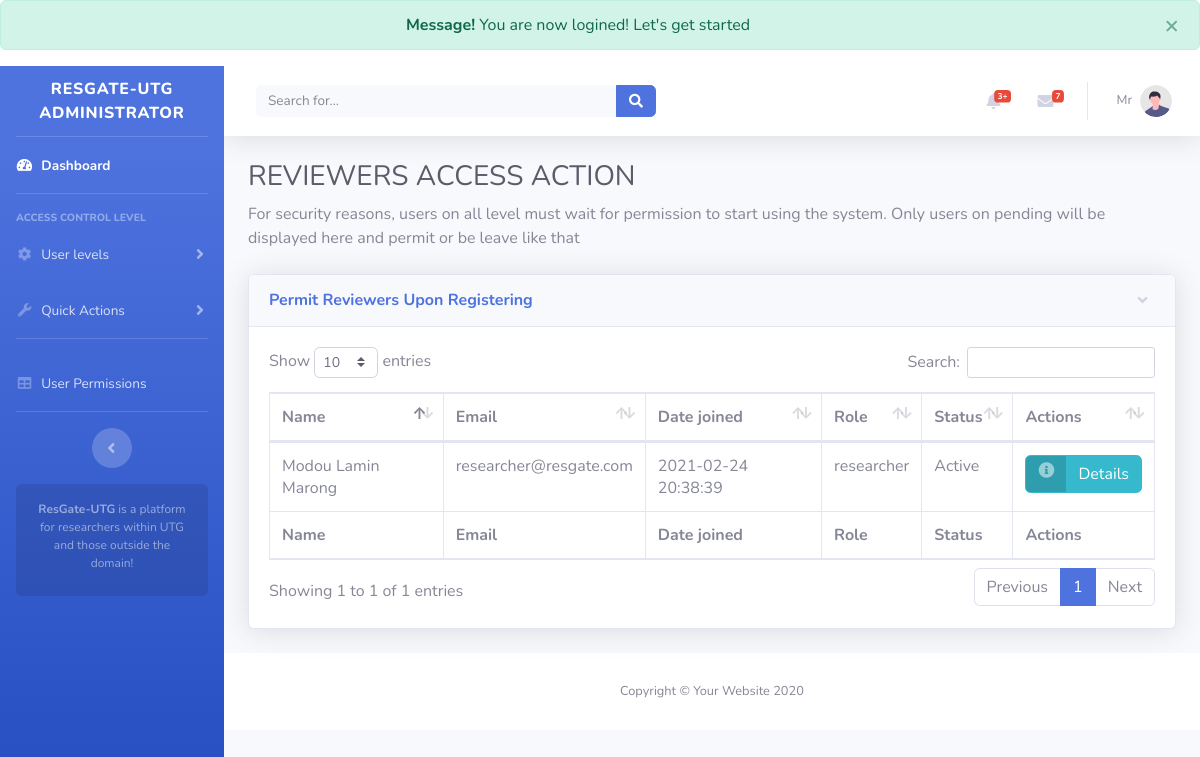
/researchgate/admin/publisher/components/res-permit.php (signed in), run on the app's committed database.
### tables this page shows
CREATE TABLE `researchers` (
  `id` int(11) NOT NULL,
  `full_name` varchar(100) NOT NULL,
  `email` varchar(100) NOT NULL,
  `password` varchar(255) NOT NULL,
  `role` varchar(15) NOT NULL DEFAULT 'researcher',
  `status` tinyint(4) NOT NULL DEFAULT 0,
  `join_data` timestamp NULL DEFAULT current_timestamp(),
  `last_login` varchar(25) DEFAULT NULL,
  `permitted` tinyint(4) NOT NULL DEFAULT 0,
  `deleted` tinyint(4) NOT NULL DEFAULT 0
);

### researchgate/admin/publisher/components/simple-query.php (called while the page is built, shortened)
<?php
require_once $_SERVER['DOCUMENT_ROOT'] . '/researchgate/core/db.php';
$sql_res_p = "SELECT * FROM researchers WHERE deleted != 1 AND permitted = 1 ORDER BY id DESC";
$results_res_permit = $db->query($sql_res_p);

### researchgate/admin/publisher/components/res-permit.php (the view, shortened to what this page needs)
<?php
require_once $_SERVER['DOCUMENT_ROOT'] . '/researchgate/core/db.php';
require_once(ROOT . DS . "admin" . DS . "publisher" . DS . "components" . DS . "simple-query.php");
include(ROOT . DS . "core" . DS . "head-admin.php");
include(ROOT . DS . "admin" . DS . "publisher" . DS . "dashboard" . DS . "aside.php");
include(ROOT . DS . "admin" . DS . "publisher" . DS . "dashboard" . DS . "top-nav.php");
?>
<div class="container-fluid">
    <h1 class="h3 mb-2 text-gray-800">REVIEWERS ACCESS ACTION</h1>
    <p class="mb-4">For security reasons, users on all level must wait for permission to start using the system. Only users on pending will be displayed here and permit or be leave like that </p>
    <div class="card shadow mb-4">
        <a href="#collapseCardExample" class="d-block card-header py-3" data-toggle="collapse" role="button" aria-expanded="true" aria-controls="collapseCardExample">
            <h6 class="m-0 font-weight-bold text-primary">Permit Reviewers Upon Registering</h6>
        </a>
        <div class="collapse show" id="collapseCardExample">
            <div class="card-body">
                <div class="table-responsive">
                    <table class="table table-bordered" id="dataTable" width="100%" cellspacing="0">
                        <thead>
                            <tr>
                                <th>Name</th>
                                <th>Email</th>
                                <th>Date joined</th>
                                <th>Role</th>
                                <th>Status</th>
                                <th>Actions</th>
                            </tr>
                        </thead>
                        <tfoot>
                            <tr>
                                <th>Name</th>
                                <th>Email</th>
                                <th>Date joined</th>
                                <th>Role</th>
                                <th>Status</th>
                                <th>Actions</th>
                            </tr>
                        </tfoot>
                        <tbody>
                            <?php while ($rev_user = mysqli_fetch_assoc($results_res_permit)) : ?>
                                <tr>
                                    <td><?= $rev_user['full_name']; ?></td>
                                    <td><?= $rev_user['email']; ?></td>
                                    <td><?= $rev_user['join_data']; ?></td>
                                    <td><?= $rev_user['role']; ?></td>
                                    <td><?= ($rev_user['status'] == '1') ? 'Active' : ''; ?></td>
                                    <td><a href="get_res_detail.php?details=<?= $rev_user['id']; ?>" class="btn btn-info btn-icon-split">
                                            <span class="icon text-white-50">
                                                <i class="fas fa-info-circle"></i>
                                            </span>
                                            <span class="text">Details</span>
                                        </a></td>
                                </tr>
                            <?php endwhile; ?>
                        </tbody>
                    </table>
                </div>
            </div>
        </div>
    </div>
</div>
<?php include(ROOT . DS . "admin" . DS . "publisher" . DS . "components" . DS . "footer.php"); ?>

### data on the page
researchers: full_name "Modou Lamin Marong", email "researcher@resgate.com", join_data "2021-02-24 20:38:39", role "researcher", status "Active"

### other printed values
$_SESSION['success_mesg'] "You are now logined! Let's get started"
$user_data['first'] "Mr"
